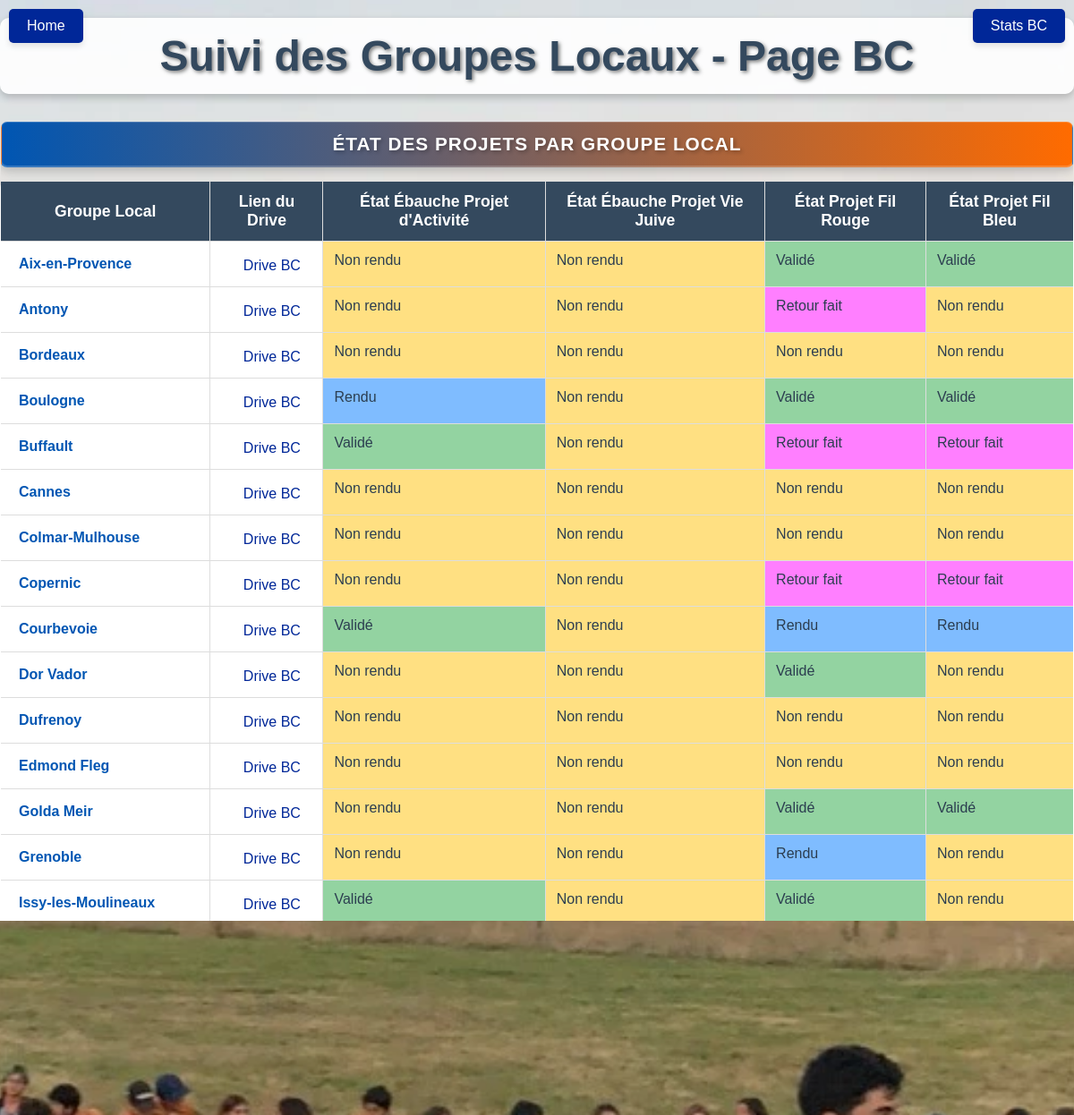
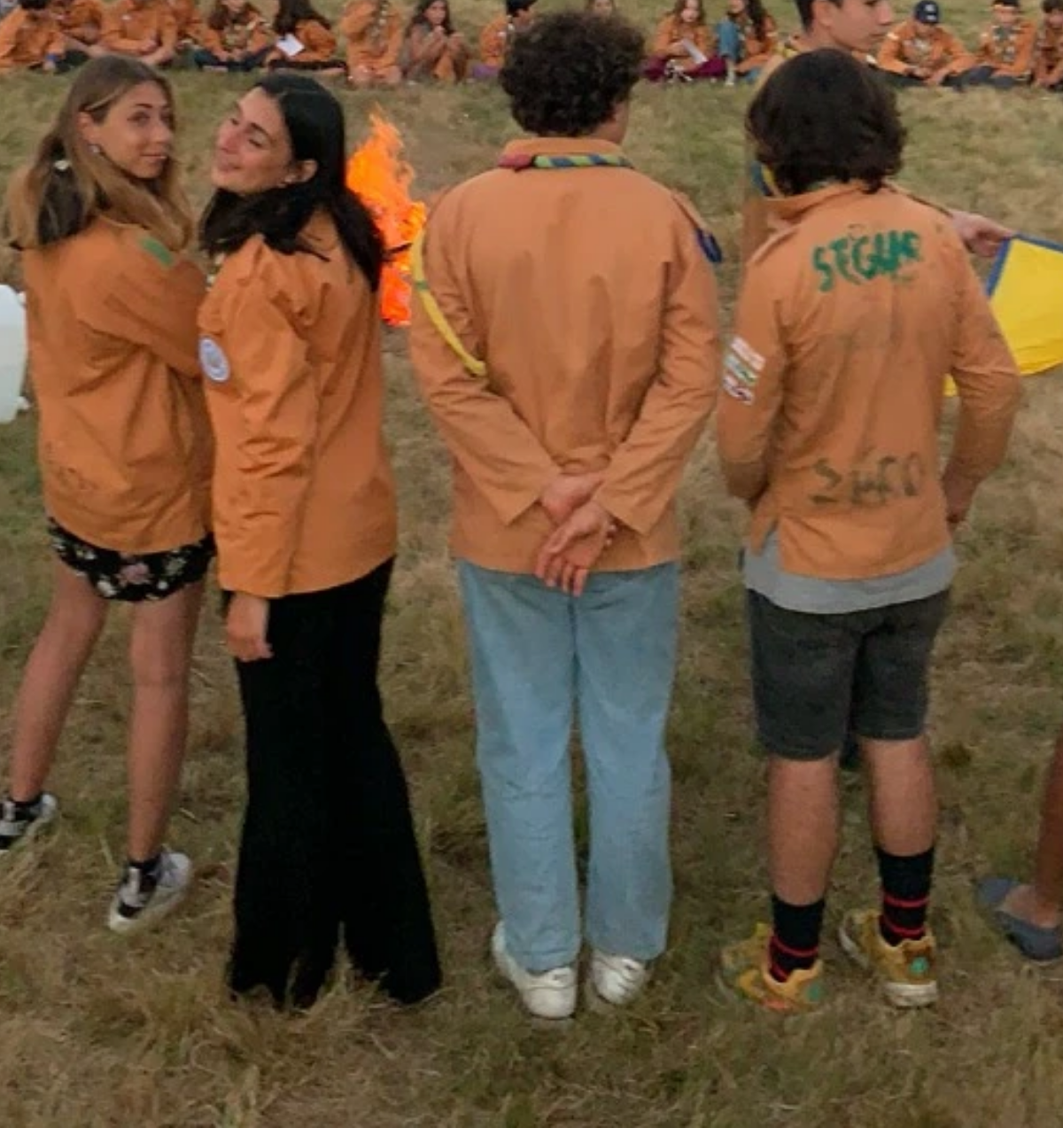
The app's page /bc/ (signed in) with its own data (2 pictures, top to bottom).
### camps/models.py (models this page shows, shortened)
class CustomUser(AbstractUser):
    phone = models.CharField("Numéro de téléphone", max_length=15, blank=True, null=True)
    gl = models.CharField("Groupe local", max_length=30, choices=GL_CHOICES, blank=True, null=True)
    camp = models.ForeignKey('Camp', on_delete=models.SET_NULL, null=True, blank=True, related_name='users')
    group = models.ForeignKey(Group, on_delete=models.SET_NULL, null=True, blank=True, related_name='users')
    lienlog = models.URLField("Lien logistique", max_length=500, blank=True, null=True, help_text="Lien vers la page logistique")
    lienbc = models.URLField("Lien BC", max_length=500, blank=True, null=True, help_text="Lien vers la page BC")
    lienbm = models.URLField("Lien BM", max_length=500, blank=True, null=True, help_text="Lien vers la page BM")
    etatfrbm = models.CharField("État du fil rouge BM", max_length=50, choices=ETAT_CHOICES, blank=True, null=True, default='Non rendu')
    etatfbbm = models.CharField("État du fil bleu BM", max_length=50, choices=ETAT_CHOICES, blank=True, null=True, default='Non rendu')
    etatfrbc = models.CharField("État du fil rouge BC", max_length=50, choices=ETAT_CHOICES, blank=True, null=True, default='Non rendu')
    etatfbbc = models.CharField("État du fil bleu BC", max_length=50, choices=ETAT_CHOICES, blank=True, null=True, default='Non rendu')
    etatddcs = models.CharField("État de la grille DDCS", max_length=50, choices=ETAT_CHOICES, blank=True, null=True, default='Non rendu')
    etatgrille = models.CharField("État de la grille de l'annee", max_length=50, choices=ETAT_CHOICES, blank=True, null=True, default='Non rendu')
    etatprojetactivitebc = models.CharField("État de l'ébauche projet d'activité BC", max_length=50, choices=ETAT_CHOICES, blank=True, null=True, default='Non rendu')
    etatprojetviejuvebc = models.CharField("État de l'ébauche projet vie juive BC", max_length=50, choices=ETAT_CHOICES, blank=True, null=True, default='Non rendu')
    commentairefrbm = models.TextField("Commentaire du fil rouge BM", blank=True, null=True, default='')
    commentairefbbm = models.TextField("Commentaire du fil bleu BM", blank=True, null=True, default='')
    commentairefrbc = models.TextField("Commentaire du fil rouge BC", blank=True, null=True, default='')
    commentairefbbc = models.TextField("Commentaire du fil bleu BC", blank=True, null=True, default='')
    commentaireddcs = models.TextField("Commentaire de la grille DDCS", blank=True, null=True, default='')
    commentairegrille = models.TextField("Commentaire de la grille de l'annee", blank=True, null=True, default='')
    commentaireprojetactivitebc = models.TextField("Commentaire de l'ébauche projet d'activité BC", blank=True, null=True, default='')
    commentaireprojetviejuvebc = models.TextField("Commentaire de l'ébauche projet vie juive BC", blank=True, null=True, default='')

### camps/views.py (the view)
# urls.py: path('bc/', views.bc, name='bc'),
@login_required
def bc(request):
    from django.contrib.auth.models import Group
    try:
        gl_group = Group.objects.get(name='gl')
        users = gl_group.user_set.all()
    except Group.DoesNotExist:
        users = []
    context = {
        'users': users,
    }
    return render(request, 'bc.html', context)

### camps/templates/bc.html (shortened to what this page needs)
{% load static %}
<!DOCTYPE html>
<html lang="fr">
<head>
    <link rel="stylesheet" href="{% static 'css/camp_detail.css' %}">
    <link rel="stylesheet" href="{% static 'css/stats.css' %}">
</head>
<body>
    <a href="{% url 'home' %}" class="home-button">Home</a>
    <a href="{% url 'bcstats' %}" class="stats-button">Stats BC</a>
    <div class="container">
        <h1>Suivi des Groupes Locaux - Page BC</h1>
        <table border="1">
            <caption>État des projets par Groupe Local</caption>
            <thead>
                <tr>
                    <th>Groupe Local</th>
                    <th>Lien du Drive</th>
                    <th>État Ébauche Projet d'Activité</th>
                    <th>État Ébauche Projet Vie Juive</th>
                    <th>État Projet Fil Rouge</th>
                    <th>État Projet Fil Bleu</th>
                </tr>
            </thead>
            <tbody>
                {% if users %}
                    {% for user in users %}
                    <tr>
                        <td>
                            {% if user.gl %}
                                <a href="{% url 'gl2' user.username %}" class="gl-link">{{ user.gl }}</a>
                            {% else %}
                                Non défini
                            {% endif %}
                        </td>
                        <td>
                        {% if user.lienbc %}
                            <a href="{{ user.lienbc }}" target="_blank" class="drive-link">
                                <span class="drive-icon">
                                    <svg xmlns="http://www.w3.org/2000/svg" width="20" height="20" viewBox="0 0 24 24" fill="none" stroke="white" stroke-width="2" stroke-linecap="round" stroke-linejoin="round">
                                        <path d="M18 10h-1.26A8 8 0 1 0 9 20h9a5 5 0 0 0 0-10z"/>
                                    </svg>
                                </span>
                                <span class="drive-title">Drive BC</span>
                            </a>
                        {% else %}
                            <span class="no-data">Aucun lien</span>
                        {% endif %}
                        </td>
                        <td class="{% if user.etatprojetactivitebc == 'Non rendu' %}etat-non-rendu{% elif user.etatprojetactivitebc == 'Rendu' %}etat-rendu{% elif user.etatprojetactivitebc == 'Validé' %}etat-valide{% elif user.etatprojetactivitebc == 'Refusé' %}etat-refuse{% elif user.etatprojetactivitebc == 'Retour fait' %}etat-retour{% elif user.etatprojetactivitebc == 'En cours' %}etat-encours{% endif %}">
                            {{ user.etatprojetactivitebc|default:"Non défini" }}
                        </td>
                        <td class="{% if user.etatprojetviejuvebc == 'Non rendu' %}etat-non-rendu{% elif user.etatprojetviejuvebc == 'Rendu' %}etat-rendu{% elif user.etatprojetviejuvebc == 'Validé' %}etat-valide{% elif user.etatprojetviejuvebc == 'Refusé' %}etat-refuse{% elif user.etatprojetviejuvebc == 'Retour fait' %}etat-retour{% elif user.etatprojetviejuvebc == 'En cours' %}etat-encours{% endif %}">
                            {{ user.etatprojetviejuvebc|default:"Non défini" }}
                        </td>
                        <td class="{% if user.etatfrbc == 'Non rendu' %}etat-non-rendu{% elif user.etatfrbc == 'Rendu' %}etat-rendu{% elif user.etatfrbc == 'Validé' %}etat-valide{% elif user.etatfrbc == 'Refusé' %}etat-refuse{% elif user.etatfrbc == 'Retour fait' %}etat-retour{% elif user.etatfrbc == 'En cours' %}etat-encours{% endif %}">
                            {{ user.etatfrbc|default:"Non défini" }}
                        </td>
                        <td class="{% if user.etatfbbc == 'Non rendu' %}etat-non-rendu{% elif user.etatfbbc == 'Rendu' %}etat-rendu{% elif user.etatfbbc == 'Validé' %}etat-valide{% elif user.etatfbbc == 'Refusé' %}etat-refuse{% elif user.etatfbbc == 'Retour fait' %}etat-retour{% elif user.etatfbbc == 'En cours' %}etat-encours{% endif %}">
                            {{ user.etatfbbc|default:"Non défini" }}
                        </td>
                    </tr>
                    {% endfor %}
                {% else %}
                    <tr>
                        <td colspan="6" class="no-data">
                            Aucun utilisateur trouvé dans le groupe "gl"
                        </td>
                    </tr>
                {% endif %}
            </tbody>
        </table>
    </div>
</body>
</html>

### camps/static/css/camp_detail.css (style rules this page uses)
caption { font-size: 1.4em; font-weight: bold; color: #2c3e50; background-color: rgba(255, 255, 255, 0.9); padding: 10px; margin-bottom: 10px; border-radius: 5px; text-shadow: 1px 1px 2px rgba(0, 0, 0, 0.1); box-shadow: 0 2px 4px rgba(0, 0, 0, 0.1); }
th { background-color: #34495e !important; color: white !important; font-weight: bold; padding: 12px; text-align: center; font-size: 1.1em; }
h1 { color: #e74c3c; font-size: 2.5em; font-weight: bold; text-align: center; margin: 20px 0; text-shadow: 2px 2px 4px rgba(0, 0, 0, 0.3); background-color: rgba(255, 255, 255, 0.9); padding: 15px; border-radius: 10px; box-shadow: 0 4px 8px rgba(0, 0, 0, 0.2); }
h1 { text-align: center; color: rgb(255,127,0); }
table { width: 100%; border-collapse: collapse; margin-bottom: 20px; background-color: #fff; border-radius: 10px; overflow: hidden; text-decoration-color: white; }
table, th, td { border: 1px solid #ddd; padding: 12px; text-align: left; }
th { background-color: #0056b3; color: white; font-weight: bold; padding: 12px; text-align: center; font-size: 1.1em; }
td { vertical-align: top; }
caption { background-color: rgb(0,39,152); color: white; }
.home-button { position: fixed; top: 10px; left: 10px; background-color: rgb(0,39,152); color: white; text-decoration: none; font-size: 16px; padding: 10px 20px; border-radius: 5px; box-shadow: 0 4px 6px rgba(0, 0, 0, 0.1); transition: background-color 0.3s ease; }
a { color: rgb(0,39,152); text-decoration: none; }
table { margin-top: 20px; background-color: #fff; border-radius: 8px; box-shadow: 0px 4px 8px rgba(0, 0, 0, 0.1); }
table tr { transition: background-color 0.3s; }
.etat-valide { background-color: rgba(40, 167, 69, 0.5); }
.etat-rendu { background-color: rgba(0, 123, 255, 0.5); }
.etat-non-rendu { background-color: rgba(255, 193, 7, 0.5); }
.etat-retour { background-color: rgba(255, 0, 255, 0.5); }

### static/css/stats.css (style rules this page uses)
h1 { font-size: 3rem; margin-bottom: 30px; text-align: center; color: #34495e; text-shadow: 2px 2px 4px rgba(0, 0, 0, 0.5); }
.home-button { position: fixed; top: 10px; left: 10px; background-color: rgb(0,39,152); color: white; text-decoration: none; font-size: 16px; padding: 10px 20px; border-radius: 5px; box-shadow: 0 4px 6px rgba(0, 0, 0, 0.1); transition: background-color 0.3s ease; }
.stats-button { position: fixed; top: 10px; right: 10px; background-color: rgb(0,39,152); color: white; text-decoration: none; font-size: 16px; padding: 10px 20px; border-radius: 5px; box-shadow: 0 4px 6px rgba(0, 0, 0, 0.1); transition: background-color 0.3s ease; }

### records on screen
CustomUser: gl "Aix-en-Provence", etatprojetactivitebc "Non rendu", etatprojetviejuvebc "Non rendu", etatfrbc "Validé", etatfbbc "Validé"
CustomUser: gl "Antony", etatprojetactivitebc "Non rendu", etatprojetviejuvebc "Non rendu", etatfrbc "Retour fait", etatfbbc "Non rendu"
CustomUser: gl "Bordeaux", etatprojetactivitebc "Non rendu", etatprojetviejuvebc "Non rendu", etatfrbc "Non rendu", etatfbbc "Non rendu"
CustomUser: gl "Boulogne", etatprojetactivitebc "Rendu", etatprojetviejuvebc "Non rendu", etatfrbc "Validé", etatfbbc "Validé"
CustomUser: gl "Buffault", etatprojetactivitebc "Validé", etatprojetviejuvebc "Non rendu", etatfrbc "Retour fait", etatfbbc "Retour fait"
CustomUser: gl "Cannes", etatprojetactivitebc "Non rendu", etatprojetviejuvebc "Non rendu", etatfrbc "Non rendu", etatfbbc "Non rendu"
CustomUser: gl "Colmar-Mulhouse", etatprojetactivitebc "Non rendu", etatprojetviejuvebc "Non rendu", etatfrbc "Non rendu", etatfbbc "Non rendu"
CustomUser: gl "Copernic", etatprojetactivitebc "Non rendu", etatprojetviejuvebc "Non rendu", etatfrbc "Retour fait", etatfbbc "Retour fait"
CustomUser: gl "Courbevoie", etatprojetactivitebc "Validé", etatprojetviejuvebc "Non rendu", etatfrbc "Rendu", etatfbbc "Rendu"
CustomUser: gl "Dor Vador", etatprojetactivitebc "Non rendu", etatprojetviejuvebc "Non rendu", etatfrbc "Validé", etatfbbc "Non rendu"
CustomUser: gl "Dufrenoy", etatprojetactivitebc "Non rendu", etatprojetviejuvebc "Non rendu", etatfrbc "Non rendu", etatfbbc "Non rendu"
CustomUser: gl "Edmond Fleg", etatprojetactivitebc "Non rendu", etatprojetviejuvebc "Non rendu", etatfrbc "Non rendu", etatfbbc "Non rendu"
CustomUser: gl "Golda Meir", etatprojetactivitebc "Non rendu", etatprojetviejuvebc "Non rendu", etatfrbc "Validé", etatfbbc "Validé"
CustomUser: gl "Grenoble", etatprojetactivitebc "Non rendu", etatprojetviejuvebc "Non rendu", etatfrbc "Rendu", etatfbbc "Non rendu"
CustomUser: gl "Issy-les-Moulineaux", etatprojetactivitebc "Validé", etatprojetviejuvebc "Non rendu", etatfrbc "Validé", etatfbbc "Non rendu"
CustomUser: gl "La Roquette", etatprojetactivitebc "Non rendu", etatprojetviejuvebc "Non rendu", etatfrbc "Non rendu", etatfbbc "Non rendu"
CustomUser: gl "La Victoire", etatprojetactivitebc "Validé", etatprojetviejuvebc "Validé", etatfrbc "Retour fait", etatfbbc "Non rendu"
CustomUser: gl "Barcokhba", etatprojetactivitebc "Non rendu", etatprojetviejuvebc "Non rendu", etatfrbc "Validé", etatfbbc "Non rendu"
CustomUser: gl "Lille", etatprojetactivitebc "Non rendu", etatprojetviejuvebc "Non rendu", etatfrbc "Non rendu", etatfbbc "Non rendu"
CustomUser: gl "Londres", etatprojetactivitebc "Non rendu", etatprojetviejuvebc "Non rendu", etatfrbc "Non rendu", etatfbbc "Non rendu"
CustomUser: gl "Lyon", etatprojetactivitebc "Non rendu", etatprojetviejuvebc "Non rendu", etatfrbc "Validé", etatfbbc "Non rendu"
CustomUser: gl "Marseille", etatprojetactivitebc "Non rendu", etatprojetviejuvebc "Non rendu", etatfrbc "Non rendu", etatfbbc "Non rendu"
CustomUser: gl "Montpellier", etatprojetactivitebc "Non rendu", etatprojetviejuvebc "Non rendu", etatfrbc "Rendu", etatfbbc "Non rendu"
CustomUser: gl "Neuilly Laurent Kern", etatprojetactivitebc "Non rendu", etatprojetviejuvebc "Non rendu", etatfrbc "Rendu", etatfbbc "Non rendu"
CustomUser: gl "Neuilly Rose", etatprojetactivitebc "Non rendu", etatfrbc "Rendu", etatfbbc "Non rendu"
CustomUser: gl "Neuilly Vert", etatprojetactivitebc "Retour fait", etatprojetviejuvebc "Non rendu", etatfrbc "Retour fait", etatfbbc "Non rendu"
CustomUser: gl "Nice", etatprojetactivitebc "Validé", etatfrbc "Non rendu", etatfbbc "Non rendu"
CustomUser: gl "NML", etatprojetactivitebc "Non rendu", etatprojetviejuvebc "Non rendu", etatfrbc "Rendu", etatfbbc "Rendu"
CustomUser: gl "Noam", etatprojetactivitebc "Non rendu", etatprojetviejuvebc "Non rendu", etatfrbc "Validé", etatfbbc "Non rendu"
CustomUser: gl "Paris 12 Liliane Klein Lieber", etatprojetactivitebc "Non rendu", etatprojetviejuvebc "Non rendu", etatfrbc "Non rendu", etatfbbc "Non rendu"
CustomUser: gl "Paris 17 Georges Loindier", etatprojetactivitebc "Non rendu", etatprojetviejuvebc "Non rendu", etatfrbc "Validé", etatfbbc "Non rendu"
CustomUser: gl "Pavillon-sous-bois", etatprojetactivitebc "Validé", etatprojetviejuvebc "Validé", etatfrbc "Retour fait", etatfbbc "Rendu"
CustomUser: gl "Saint-Brice", etatprojetactivitebc "Non rendu", etatprojetviejuvebc "Non rendu", etatfrbc "Non rendu", etatfbbc "Non rendu"
CustomUser: gl "Ségur", etatprojetactivitebc "Non rendu", etatprojetviejuvebc "Non rendu", etatfrbc "Validé", etatfbbc "Non rendu"
CustomUser: gl "Shema Israel Bleu", etatprojetviejuvebc "Validé", etatfbbc "Retour fait"
CustomUser: gl "Shema Israel Noir", etatprojetviejuvebc "Non rendu", etatfrbc "Validé", etatfbbc "Non rendu"
CustomUser: gl "SLG Koumi", etatprojetviejuvebc "Non rendu", etatfrbc "Non rendu", etatfbbc "Non rendu"
CustomUser: gl "SLG Ori", etatprojetviejuvebc "Non rendu", etatfrbc "Validé", etatfbbc "Validé"
CustomUser: gl "Strasbourg", etatprojetviejuvebc "Non rendu", etatfrbc "Rendu", etatfbbc "Non rendu"
CustomUser: gl "Toulon", etatprojetactivitebc "Non rendu", etatprojetviejuvebc "Non rendu", etatfrbc "Non rendu", etatfbbc "Non rendu"
CustomUser: gl "Toulouse", etatprojetactivitebc "Non rendu", etatprojetviejuvebc "Non rendu", etatfrbc "Validé", etatfbbc "Validé"
CustomUser: gl "Versailles", etatprojetactivitebc "Validé", etatprojetviejuvebc "Validé", etatfrbc "Retour fait", etatfbbc "Rendu"
CustomUser: gl "Yona", etatprojetactivitebc "Validé", etatprojetviejuvebc "Validé", etatfrbc "Validé", etatfbbc "Validé"
